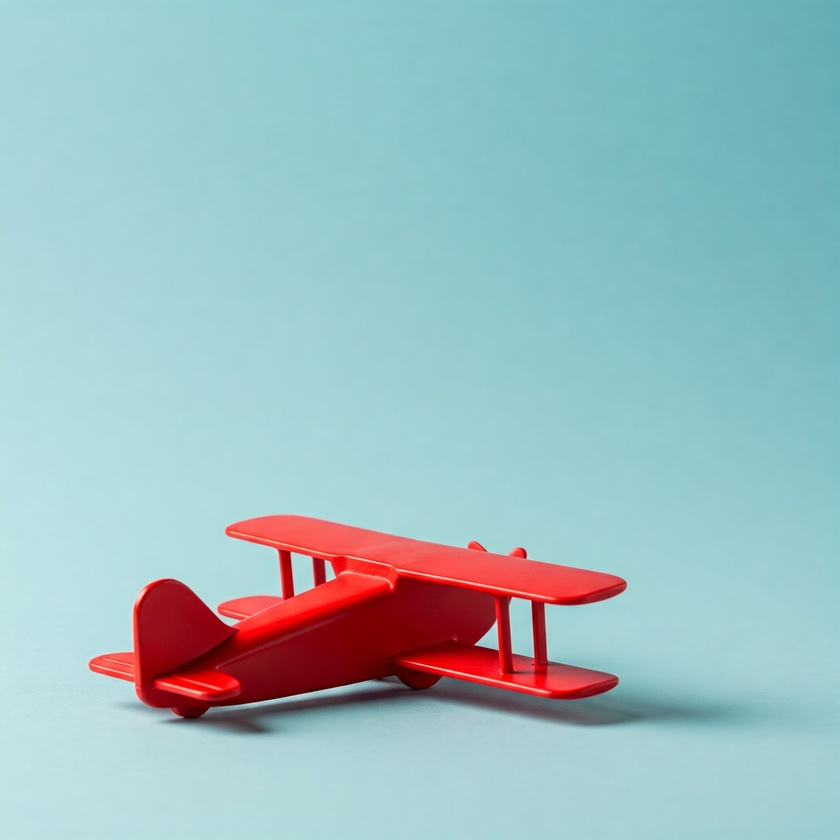
#> input picture week3_image_filtering/sample_images/glider.jpeg, 840 x 840 px, shrunk from 2048 x 2048 before the run
$ python sobel_filter_example.py   (older library calls are emulated)
#> lines starting #> are read from the running program, lines starting #| are printed output that depends on the picture
import cv2  # OpenCV for image loading and Sobel filter
import numpy as np
import matplotlib.pyplot as plt

# Path to your image file.
# Ensure this path points to an actual image file in your sample_images subfolder.
IMAGE_PATH = "sample_images/glider.jpeg"  # Or choose another image like 'flowers.jpg' for more edges

try:
    # Load the image
    original_image_bgr = cv2.imread(IMAGE_PATH)
#> original_image_bgr is the input picture: shape (840, 840, 3); mean B, G, R 192.4, 188.5, 156.1

    if original_image_bgr is None:
        raise FileNotFoundError(f"Image not found or could not be opened: {IMAGE_PATH}")

    # Convert to grayscale - Sobel is typically applied to grayscale images
    gray_image = cv2.cvtColor(original_image_bgr, cv2.COLOR_BGR2GRAY)
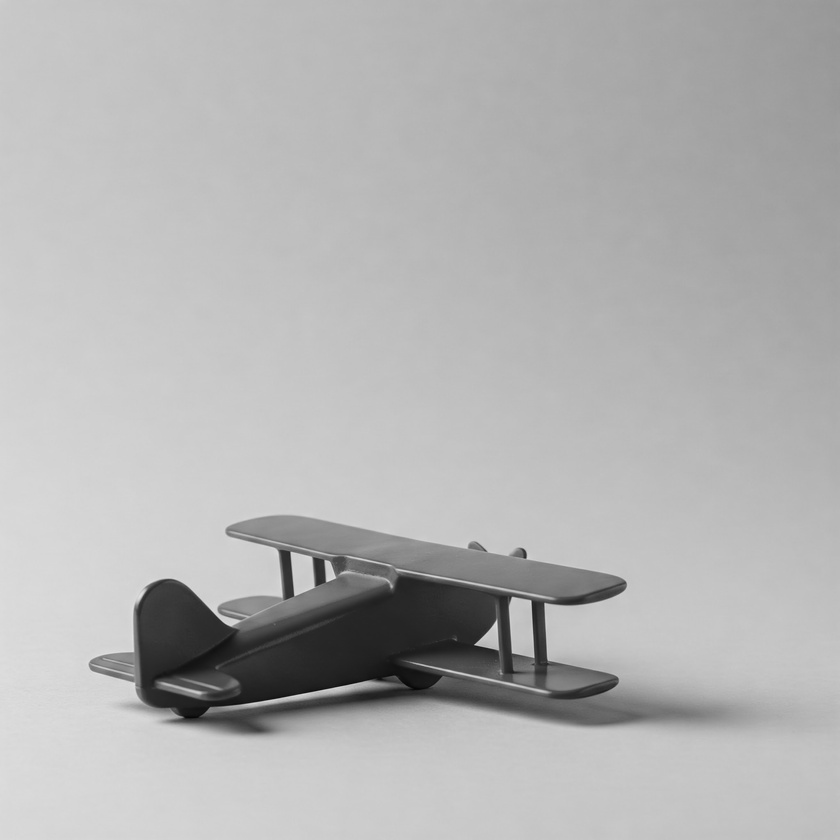
#> gray_image: shape (840, 840); min 6, max 227, mean 179.3

    # --- Apply Sobel Filter using OpenCV ---
    # cv2.Sobel(src, ddepth, dx, dy, ksize)
    # src: Input image
    # ddepth: Output image depth. -1 means the same as input. Using cv2.CV_64F allows for negative gradient values,
    #         then we take absolute value and convert back to uint8.
    # dx: Order of the derivative x. 1 for x-gradient, 0 otherwise.
    # dy: Order of the derivative y. 1 for y-gradient, 0 otherwise.
    # ksize: Size of the Sobel kernel (must be odd, e.g., 1, 3, 5, 7). Default is 3.

    # Calculate Gx (gradient in x-direction - highlights vertical edges)
    sobel_x = cv2.Sobel(gray_image, cv2.CV_64F, 1, 0, ksize=3)
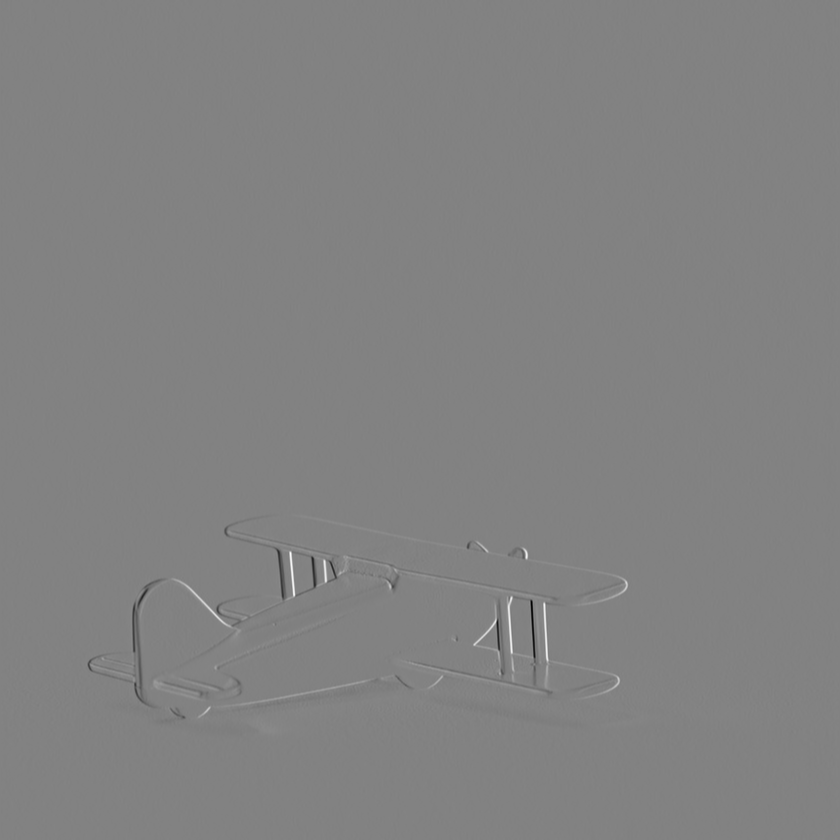
#> sobel_x: shape (840, 840) float64; min -702, max 672, mean -0.3; drawn with min black and max white
    sobel_x_abs = np.absolute(sobel_x)  # Take absolute value
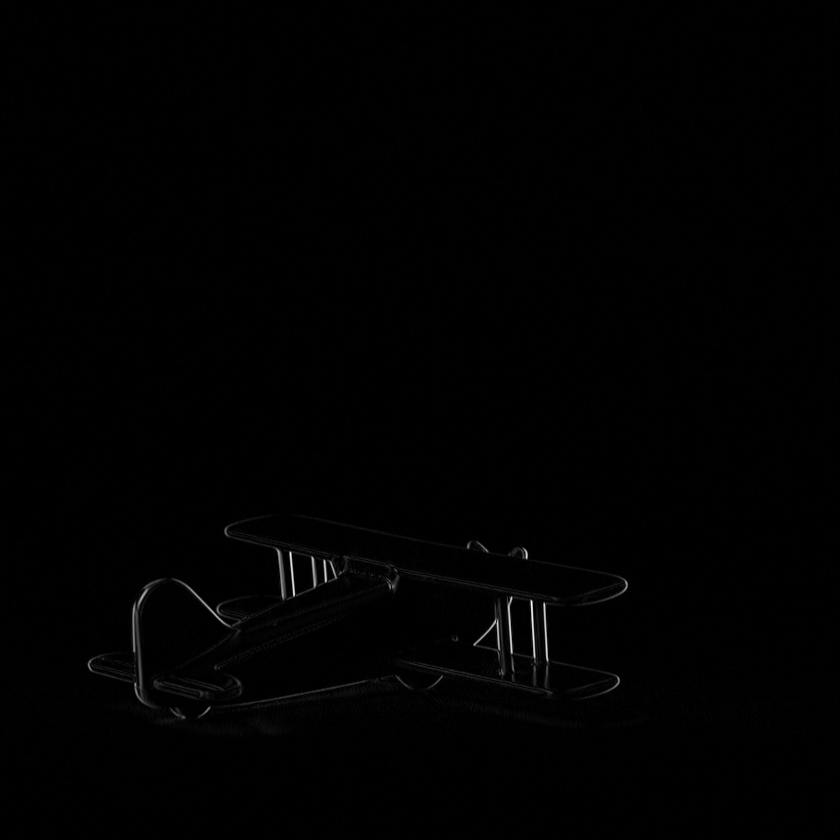
#> sobel_x_abs: shape (840, 840) float64; min 0, max 702, mean 3.8; drawn with min black and max white
    sobel_x_uint8 = np.uint8(sobel_x_abs)  # Convert to uint8 for display

    # Calculate Gy (gradient in y-direction - highlights horizontal edges)
    sobel_y = cv2.Sobel(gray_image, cv2.CV_64F, 0, 1, ksize=3)
    sobel_y_abs = np.absolute(sobel_y)  # Take absolute value
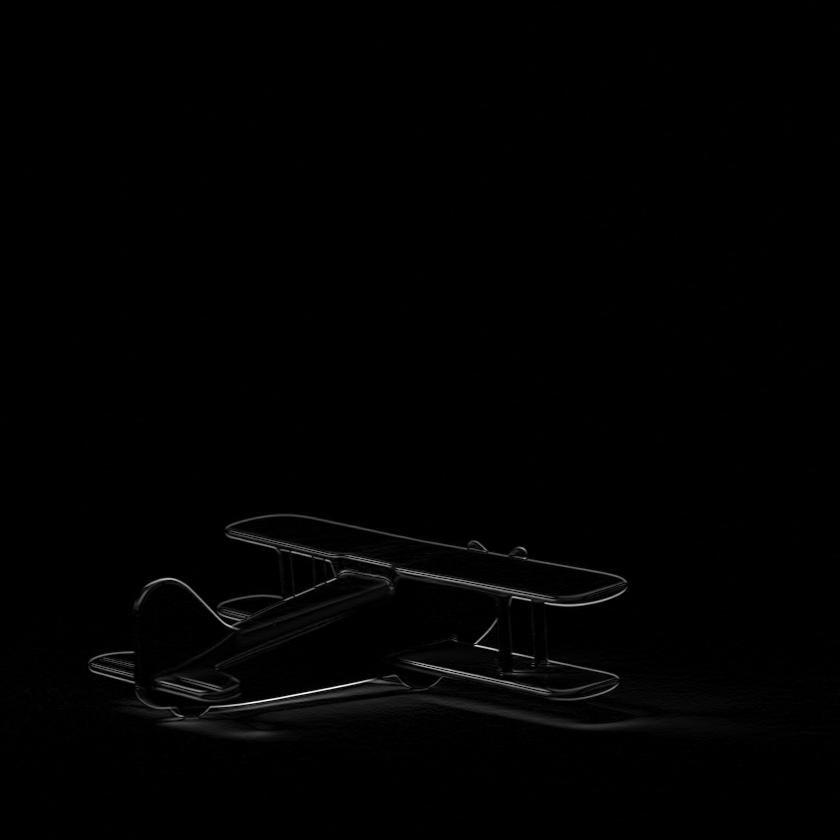
#> sobel_y_abs: shape (840, 840) float64; min 0, max 794, mean 6.8; drawn with min black and max white
    sobel_y_uint8 = np.uint8(sobel_y_abs)  # Convert to uint8 for display
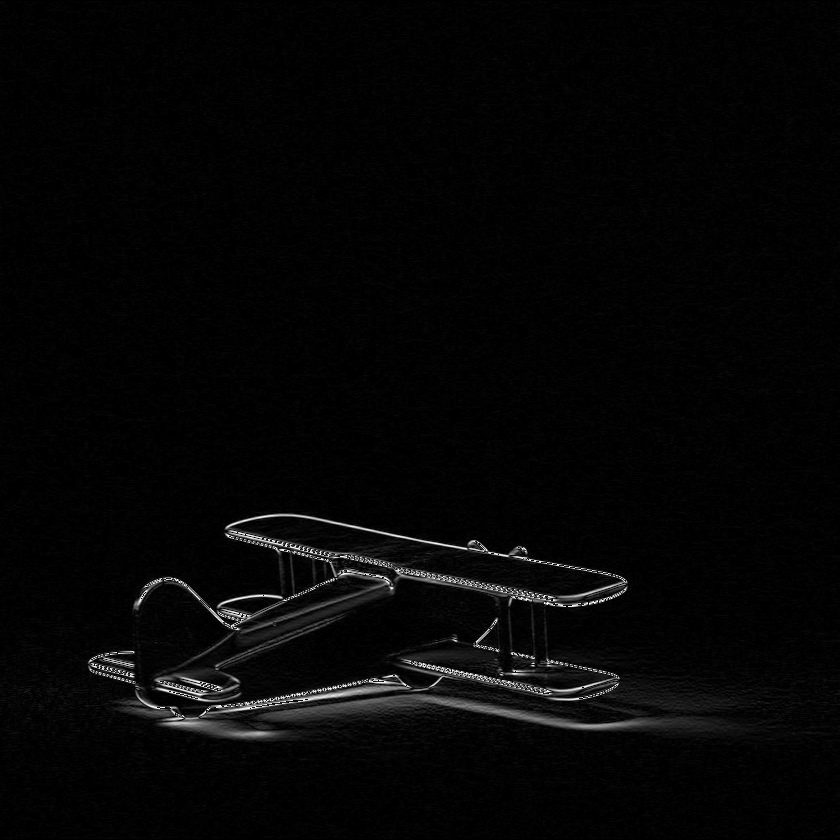
#> sobel_y_uint8: shape (840, 840); min 0, max 255, mean 5.7

    # Combine Gx and Gy to get the magnitude of the gradient
    # Magnitude = sqrt(Gx^2 + Gy^2)
    # cv2.magnitude() can also be used: gradient_magnitude = cv2.magnitude(sobel_x, sobel_y)
    gradient_magnitude = np.sqrt(sobel_x ** 2 + sobel_y ** 2)
    # Normalize and convert for display
    gradient_magnitude_normalized = cv2.normalize(gradient_magnitude, None, 0, 255, cv2.NORM_MINMAX)
    gradient_magnitude_uint8 = np.uint8(gradient_magnitude_normalized)

    # Alternative: A simpler way to combine without squaring, good for visualization
    # combined_sobel = cv2.addWeighted(sobel_x_uint8, 0.5, sobel_y_uint8, 0.5, 0)

    print(f"Applied Sobel filters to '{IMAGE_PATH}'. Displaying results...")

    # --- Display results using Matplotlib ---
    plt.figure(figsize=(12, 8))

    plt.subplot(2, 2, 1)
    plt.imshow(gray_image, cmap='gray')
    plt.title('Original Grayscale Image')
    plt.axis('off')

    plt.subplot(2, 2, 2)
    plt.imshow(sobel_x_uint8, cmap='gray')
    plt.title('Sobel X (Vertical Edges)')
    plt.axis('off')

    plt.subplot(2, 2, 3)
    plt.imshow(sobel_y_uint8, cmap='gray')
    plt.title('Sobel Y (Horizontal Edges)')
    plt.axis('off')

    plt.subplot(2, 2, 4)
    plt.imshow(gradient_magnitude_uint8, cmap='gray')
    plt.title('Sobel Gradient Magnitude')
    plt.axis('off')

    plt.tight_layout()
    plt.show()

except FileNotFoundError as fnf_error:
    print(fnf_error)
except Exception as e:
    import traceback

    print(f"An unexpected error occurred: {e}")
    traceback.print_exc()
